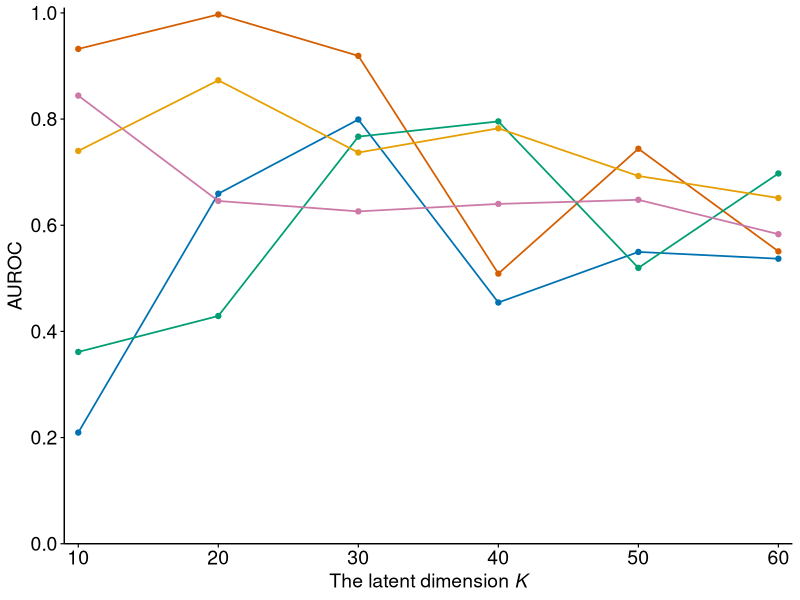
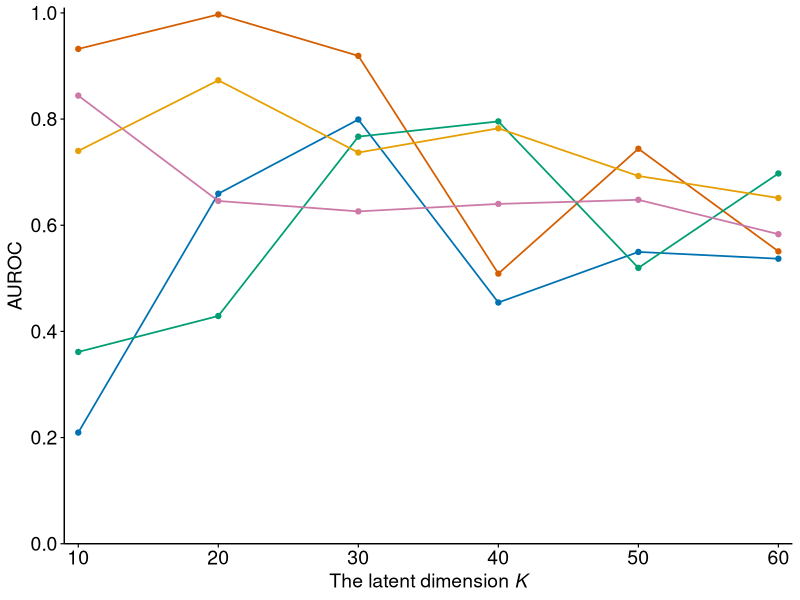

These charts were generated, in order, by the following R code:
# R 4.3.3
# Figure: AUROC sensitivity to latent dimension K

required_packages <- c("ggplot2", "grid")
for (pkg in required_packages) {
  if (!requireNamespace(pkg, quietly = TRUE)) {
    stop(sprintf("Package '%s' is required. Please install it first.", pkg), call. = FALSE)
  }
}

library(ggplot2)
library(grid)

dir.create("figures", showWarnings = FALSE)

df <- data.frame(
  Drug = rep(
    c("Docetaxel", "PLX4720_A375", "Paclitaxel", "Sorafenib", "PLX4720_451Lu"),
    each = 6
  ),
  K = rep(c(10, 20, 30, 40, 50, 60), times = 5),
  AUROC = c(
    # Docetaxel
    0.739992, 0.873063, 0.736958, 0.782606, 0.692794, 0.651343,
    # PLX4720_A375
    0.932199, 0.997041, 0.919132, 0.508876, 0.744083, 0.550789,
    # Paclitaxel
    0.844234, 0.645744, 0.626111, 0.640195, 0.647942, 0.583141,
    # Sorafenib
    0.209444, 0.659444, 0.799167, 0.454444, 0.549722, 0.536944,
    # PLX4720_451Lu
    0.361361, 0.429096, 0.766934, 0.795629, 0.519686, 0.697531
  )
)

df$Drug <- factor(
  df$Drug,
  levels = c("PLX4720_A375", "Sorafenib", "PLX4720_451Lu", "Paclitaxel", "Docetaxel")
)

p <- ggplot(df, aes(x = K, y = AUROC, color = Drug, group = Drug)) +
  geom_line(linewidth = 0.6) +
  geom_point(size = 1.5) +
  scale_color_manual(
    values = c(
      "PLX4720_A375" = "#D55E00",
      "Sorafenib" = "#0072B2",
      "PLX4720_451Lu" = "#009E73",
      "Paclitaxel" = "#CC79A7",
      "Docetaxel" = "#E69F00"
    )
  ) +
  scale_x_continuous(
    limits = c(10, 60),
    breaks = c(10, 20, 30, 40, 50, 60),
    expand = c(0.02, 0)
  ) +
  scale_y_continuous(
    limits = c(0, 1.01),
    breaks = seq(0, 1, 0.2),
    expand = c(0, 0)
  ) +
  labs(
    x = expression("The latent dimension " * italic(K)),
    y = "AUROC",
    color = NULL
  ) +
  theme_classic() +
  theme(
    axis.title.y = element_text(size = 14, color = "black"),
    axis.title.x = element_text(size = 14, color = "black"),
    axis.text = element_text(size = 14, color = "black"),
    axis.line = element_line(color = "black", linewidth = 0.5),
    axis.ticks = element_line(color = "black", linewidth = 0.4),
    legend.position = "none",
    legend.direction = "horizontal",
    legend.spacing.x = unit(0.25, "cm"),
    legend.text = element_text(size = 9),
    legend.key.width = unit(0.5, "cm"),
    legend.key.height = unit(0.4, "cm")
  ) +
  guides(
    color = guide_legend(nrow = 2, byrow = TRUE)
  )

print(p)
ggsave("figures/K_line_auroc.pdf", plot = p, width = 4, height = 2.5, dpi = 600)
